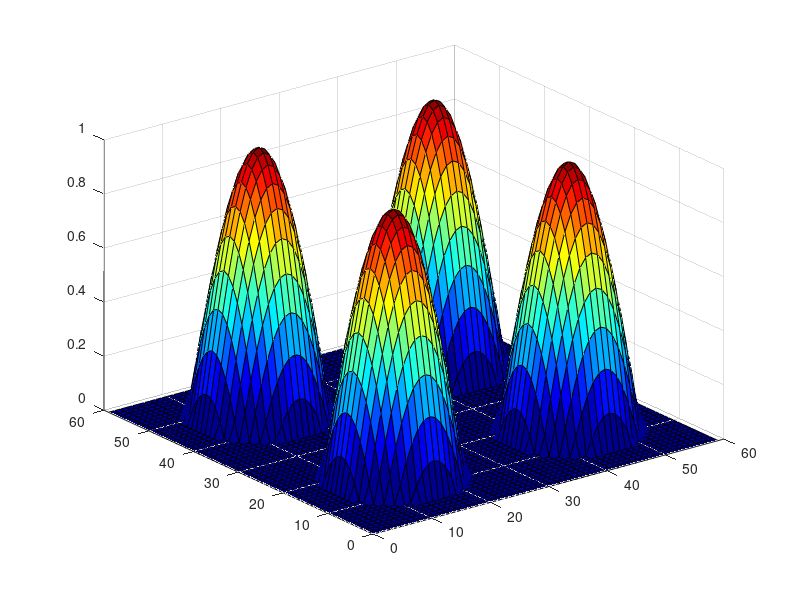

This chart was generated by the following MATLAB code:
function [] = Ex4()

[x y] = meshgrid(0:1:59);
[k j] = meshgrid(-15:1:14);
z = cos(sqrt(k.*k+j.*j)/(2*pi));
z(z<0) = 0;
z = [z z;z z];
colormap jet;
surf(x,y,z);

end

